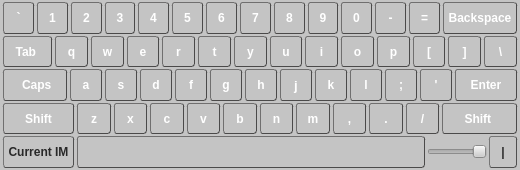
<?xml version="1.0" encoding="UTF-8"?>
<ui version="4.0">
 <class>QVirtualKeyboard</class>
 <widget class="QWidget" name="QVirtualKeyboard">
  <property name="geometry">
   <rect>
    <x>0</x>
    <y>0</y>
    <width>520</width>
    <height>170</height>
   </rect>
  </property>
  <property name="sizePolicy">
   <sizepolicy hsizetype="Preferred" vsizetype="Preferred">
    <horstretch>0</horstretch>
    <verstretch>0</verstretch>
   </sizepolicy>
  </property>
  <property name="minimumSize">
   <size>
    <width>520</width>
    <height>170</height>
   </size>
  </property>
  <property name="windowTitle">
   <string>Form</string>
  </property>
  <property name="styleSheet">
   <string notr="true">QWidget {
	/* Normal */
    background: #C4C4C4;
}

QPushButton {
    min-height: 1.5em;
    font: 1em;
    /*font-weight: bold;*/
    margin: 0 0 0 0;
    color: black;
    background-color: qlineargradient(x1: 0, y1: 0, x2: 0, y2: 1,
                                      stop: 0 #FFFFFF, stop: 1 #B3B3B3);
    border-style: groove;
    border-width: 1px;
	/* We don't want only one border line between buttons */
	border-right: 0px;
    /*border-radius: 1px;*/
	border-color: #8A8A8A;
}

QPushButton:pressed {
    background-color: qlineargradient(x1: 0, y1: 0, x2: 0, y2: 1,
                                      stop: 0 #878787, stop: 1 #AFAFAF);
}

QToolButton {
    font: 1em;
    font-weight: bold;
    margin: 0 1px 0 1px;

	/* Normal */
	color: white;
    border-color: #4b4a4a;
    background-color: qlineargradient(x1: 0, y1: 0, x2: 0, y2: 1,
                                      stop: 0 #707070, stop: 1 #353434);
	/* Glossy */
    /*color: white;
    border-color: #4b4a4a;
	background-color: qlineargradient(x1: 0, y1: 0, x2: 0, y2: 1,
                                      stop: 0 #838085, stop: 0.49 #5D5B5E,
									  stop: 0.5 #49474A, stop: 1 #323133);*/
    border-style: outset;
    border-radius: 3px;
    border-width: 1px;
}

QToolButton:pressed {
	color: white;
	background-color: qlineargradient(x1: 0, y1: 0, x2: 0, y2: 1,
                                      stop: 0 #2D7D00, stop: 1 #7ED403);
}

QToolButton:on {
	color: white;
    background-color: qlineargradient(x1: 0, y1: 0, x2: 0, y2: 1,
                                      stop: 0 #2D7D00, stop: 1 #7ED403);
}
</string>
  </property>
  <layout class="QVBoxLayout" name="verticalLayout">
   <property name="spacing">
    <number>0</number>
   </property>
   <property name="sizeConstraint">
    <enum>QLayout::SetMinAndMaxSize</enum>
   </property>
   <property name="margin">
    <number>2</number>
   </property>
   <item>
    <layout class="QVBoxLayout" name="mainLayout">
     <property name="spacing">
      <number>2</number>
     </property>
     <property name="sizeConstraint">
      <enum>QLayout::SetFixedSize</enum>
     </property>
     <property name="topMargin">
      <number>0</number>
     </property>
     <property name="bottomMargin">
      <number>0</number>
     </property>
     <item>
      <layout class="QHBoxLayout" name="candStrLayout">
       <property name="spacing">
        <number>0</number>
       </property>
      </layout>
     </item>
     <item>
      <layout class="QHBoxLayout" name="horizontalLayout">
       <property name="spacing">
        <number>1</number>
       </property>
       <item>
        <widget class="QToolButton" name="btnTilt">
         <property name="sizePolicy">
          <sizepolicy hsizetype="Expanding" vsizetype="Expanding">
           <horstretch>0</horstretch>
           <verstretch>0</verstretch>
          </sizepolicy>
         </property>
         <property name="font">
          <font>
           <weight>75</weight>
           <italic>false</italic>
           <bold>true</bold>
          </font>
         </property>
         <property name="accessibleName">
          <string>0x60</string>
         </property>
         <property name="text">
          <string>`</string>
         </property>
         <property name="autoRepeat">
          <bool>true</bool>
         </property>
        </widget>
       </item>
       <item>
        <widget class="QToolButton" name="btn1">
         <property name="sizePolicy">
          <sizepolicy hsizetype="Expanding" vsizetype="Expanding">
           <horstretch>0</horstretch>
           <verstretch>0</verstretch>
          </sizepolicy>
         </property>
         <property name="font">
          <font>
           <weight>75</weight>
           <italic>false</italic>
           <bold>true</bold>
          </font>
         </property>
         <property name="accessibleName">
          <string>0x31</string>
         </property>
         <property name="text">
          <string>1</string>
         </property>
         <property name="autoRepeat">
          <bool>true</bool>
         </property>
        </widget>
       </item>
       <item>
        <widget class="QToolButton" name="btn2">
         <property name="sizePolicy">
          <sizepolicy hsizetype="Expanding" vsizetype="Expanding">
           <horstretch>0</horstretch>
           <verstretch>0</verstretch>
          </sizepolicy>
         </property>
         <property name="font">
          <font>
           <weight>75</weight>
           <italic>false</italic>
           <bold>true</bold>
          </font>
         </property>
         <property name="accessibleName">
          <string>0x32</string>
         </property>
         <property name="text">
          <string>2</string>
         </property>
         <property name="autoRepeat">
          <bool>true</bool>
         </property>
        </widget>
       </item>
       <item>
        <widget class="QToolButton" name="btn3">
         <property name="sizePolicy">
          <sizepolicy hsizetype="Expanding" vsizetype="Expanding">
           <horstretch>0</horstretch>
           <verstretch>0</verstretch>
          </sizepolicy>
         </property>
         <property name="font">
          <font>
           <weight>75</weight>
           <italic>false</italic>
           <bold>true</bold>
          </font>
         </property>
         <property name="accessibleName">
          <string>0x33</string>
         </property>
         <property name="text">
          <string>3</string>
         </property>
         <property name="autoRepeat">
          <bool>true</bool>
         </property>
        </widget>
       </item>
       <item>
        <widget class="QToolButton" name="btn4">
         <property name="sizePolicy">
          <sizepolicy hsizetype="Expanding" vsizetype="Expanding">
           <horstretch>0</horstretch>
           <verstretch>0</verstretch>
          </sizepolicy>
         </property>
         <property name="font">
          <font>
           <weight>75</weight>
           <italic>false</italic>
           <bold>true</bold>
          </font>
         </property>
         <property name="accessibleName">
          <string>0x34</string>
         </property>
         <property name="text">
          <string>4</string>
         </property>
         <property name="autoRepeat">
          <bool>true</bool>
         </property>
        </widget>
       </item>
       <item>
        <widget class="QToolButton" name="btn5">
         <property name="sizePolicy">
          <sizepolicy hsizetype="Expanding" vsizetype="Expanding">
           <horstretch>0</horstretch>
           <verstretch>0</verstretch>
          </sizepolicy>
         </property>
         <property name="font">
          <font>
           <weight>75</weight>
           <italic>false</italic>
           <bold>true</bold>
          </font>
         </property>
         <property name="accessibleName">
          <string>0x35</string>
         </property>
         <property name="text">
          <string>5</string>
         </property>
         <property name="autoRepeat">
          <bool>true</bool>
         </property>
        </widget>
       </item>
       <item>
        <widget class="QToolButton" name="btn6">
         <property name="sizePolicy">
          <sizepolicy hsizetype="Expanding" vsizetype="Expanding">
           <horstretch>0</horstretch>
           <verstretch>0</verstretch>
          </sizepolicy>
         </property>
         <property name="font">
          <font>
           <weight>75</weight>
           <italic>false</italic>
           <bold>true</bold>
          </font>
         </property>
         <property name="accessibleName">
          <string>0x36</string>
         </property>
         <property name="text">
          <string>6</string>
         </property>
         <property name="autoRepeat">
          <bool>true</bool>
         </property>
        </widget>
       </item>
       <item>
        <widget class="QToolButton" name="btn7">
         <property name="sizePolicy">
          <sizepolicy hsizetype="Expanding" vsizetype="Expanding">
           <horstretch>0</horstretch>
           <verstretch>0</verstretch>
          </sizepolicy>
         </property>
         <property name="font">
          <font>
           <weight>75</weight>
           <italic>false</italic>
           <bold>true</bold>
          </font>
         </property>
         <property name="accessibleName">
          <string>0x37</string>
         </property>
         <property name="text">
          <string>7</string>
         </property>
         <property name="autoRepeat">
          <bool>true</bool>
         </property>
        </widget>
       </item>
       <item>
        <widget class="QToolButton" name="btn8">
         <property name="sizePolicy">
          <sizepolicy hsizetype="Expanding" vsizetype="Expanding">
           <horstretch>0</horstretch>
           <verstretch>0</verstretch>
          </sizepolicy>
         </property>
         <property name="font">
          <font>
           <weight>75</weight>
           <italic>false</italic>
           <bold>true</bold>
          </font>
         </property>
         <property name="accessibleName">
          <string>0x38</string>
         </property>
         <property name="text">
          <string>8</string>
         </property>
         <property name="autoRepeat">
          <bool>true</bool>
         </property>
        </widget>
       </item>
       <item>
        <widget class="QToolButton" name="btn9">
         <property name="sizePolicy">
          <sizepolicy hsizetype="Expanding" vsizetype="Expanding">
           <horstretch>0</horstretch>
           <verstretch>0</verstretch>
          </sizepolicy>
         </property>
         <property name="font">
          <font>
           <weight>75</weight>
           <italic>false</italic>
           <bold>true</bold>
          </font>
         </property>
         <property name="accessibleName">
          <string>0x39</string>
         </property>
         <property name="text">
          <string>9</string>
         </property>
         <property name="autoRepeat">
          <bool>true</bool>
         </property>
        </widget>
       </item>
       <item>
        <widget class="QToolButton" name="btn0">
         <property name="sizePolicy">
          <sizepolicy hsizetype="Expanding" vsizetype="Expanding">
           <horstretch>0</horstretch>
           <verstretch>0</verstretch>
          </sizepolicy>
         </property>
         <property name="font">
          <font>
           <weight>75</weight>
           <italic>false</italic>
           <bold>true</bold>
          </font>
         </property>
         <property name="accessibleName">
          <string>0x30</string>
         </property>
         <property name="text">
          <string>0</string>
         </property>
         <property name="autoRepeat">
          <bool>true</bool>
         </property>
        </widget>
       </item>
       <item>
        <widget class="QToolButton" name="btnHiphen">
         <property name="sizePolicy">
          <sizepolicy hsizetype="Expanding" vsizetype="Expanding">
           <horstretch>0</horstretch>
           <verstretch>0</verstretch>
          </sizepolicy>
         </property>
         <property name="font">
          <font>
           <weight>75</weight>
           <italic>false</italic>
           <bold>true</bold>
          </font>
         </property>
         <property name="accessibleName">
          <string>0x2d</string>
         </property>
         <property name="text">
          <string>-</string>
         </property>
         <property name="autoRepeat">
          <bool>true</bool>
         </property>
        </widget>
       </item>
       <item>
        <widget class="QToolButton" name="btnAssign">
         <property name="sizePolicy">
          <sizepolicy hsizetype="Expanding" vsizetype="Expanding">
           <horstretch>0</horstretch>
           <verstretch>0</verstretch>
          </sizepolicy>
         </property>
         <property name="font">
          <font>
           <weight>75</weight>
           <italic>false</italic>
           <bold>true</bold>
          </font>
         </property>
         <property name="accessibleName">
          <string>13</string>
         </property>
         <property name="text">
          <string>=</string>
         </property>
         <property name="autoRepeat">
          <bool>true</bool>
         </property>
        </widget>
       </item>
       <item>
        <widget class="QToolButton" name="btnBackSpace">
         <property name="sizePolicy">
          <sizepolicy hsizetype="Expanding" vsizetype="Expanding">
           <horstretch>0</horstretch>
           <verstretch>0</verstretch>
          </sizepolicy>
         </property>
         <property name="font">
          <font>
           <weight>75</weight>
           <italic>false</italic>
           <bold>true</bold>
          </font>
         </property>
         <property name="accessibleName">
          <string>0x01000003</string>
         </property>
         <property name="text">
          <string>Backspace</string>
         </property>
         <property name="autoRepeat">
          <bool>true</bool>
         </property>
        </widget>
       </item>
      </layout>
     </item>
     <item>
      <layout class="QHBoxLayout" name="horizontalLayout_2">
       <property name="spacing">
        <number>1</number>
       </property>
       <item>
        <widget class="QToolButton" name="btnTab">
         <property name="sizePolicy">
          <sizepolicy hsizetype="Expanding" vsizetype="Expanding">
           <horstretch>0</horstretch>
           <verstretch>0</verstretch>
          </sizepolicy>
         </property>
         <property name="font">
          <font>
           <weight>75</weight>
           <italic>false</italic>
           <bold>true</bold>
          </font>
         </property>
         <property name="accessibleName">
          <string>0x01000001</string>
         </property>
         <property name="text">
          <string>  Tab   </string>
         </property>
         <property name="autoRepeat">
          <bool>true</bool>
         </property>
        </widget>
       </item>
       <item>
        <widget class="QToolButton" name="btnQ">
         <property name="sizePolicy">
          <sizepolicy hsizetype="Expanding" vsizetype="Expanding">
           <horstretch>0</horstretch>
           <verstretch>0</verstretch>
          </sizepolicy>
         </property>
         <property name="font">
          <font>
           <weight>75</weight>
           <italic>false</italic>
           <bold>true</bold>
          </font>
         </property>
         <property name="accessibleName">
          <string>0x71</string>
         </property>
         <property name="text">
          <string>q</string>
         </property>
         <property name="autoRepeat">
          <bool>true</bool>
         </property>
        </widget>
       </item>
       <item>
        <widget class="QToolButton" name="btnW">
         <property name="sizePolicy">
          <sizepolicy hsizetype="Expanding" vsizetype="Expanding">
           <horstretch>0</horstretch>
           <verstretch>0</verstretch>
          </sizepolicy>
         </property>
         <property name="font">
          <font>
           <weight>75</weight>
           <italic>false</italic>
           <bold>true</bold>
          </font>
         </property>
         <property name="accessibleName">
          <string>0x77</string>
         </property>
         <property name="text">
          <string>w</string>
         </property>
         <property name="autoRepeat">
          <bool>true</bool>
         </property>
        </widget>
       </item>
       <item>
        <widget class="QToolButton" name="btnE">
         <property name="sizePolicy">
          <sizepolicy hsizetype="Expanding" vsizetype="Expanding">
           <horstretch>0</horstretch>
           <verstretch>0</verstretch>
          </sizepolicy>
         </property>
         <property name="font">
          <font>
           <weight>75</weight>
           <italic>false</italic>
           <bold>true</bold>
          </font>
         </property>
         <property name="accessibleName">
          <string>0x65</string>
         </property>
         <property name="text">
          <string>e</string>
         </property>
         <property name="autoRepeat">
          <bool>true</bool>
         </property>
        </widget>
       </item>
       <item>
        <widget class="QToolButton" name="btnR">
         <property name="sizePolicy">
          <sizepolicy hsizetype="Expanding" vsizetype="Expanding">
           <horstretch>0</horstretch>
           <verstretch>0</verstretch>
          </sizepolicy>
         </property>
         <property name="font">
          <font>
           <weight>75</weight>
           <italic>false</italic>
           <bold>true</bold>
          </font>
         </property>
         <property name="accessibleName">
          <string>0x72</string>
         </property>
         <property name="text">
          <string>r</string>
         </property>
         <property name="autoRepeat">
          <bool>true</bool>
         </property>
        </widget>
       </item>
       <item>
        <widget class="QToolButton" name="btnT">
         <property name="sizePolicy">
          <sizepolicy hsizetype="Expanding" vsizetype="Expanding">
           <horstretch>0</horstretch>
           <verstretch>0</verstretch>
          </sizepolicy>
         </property>
         <property name="font">
          <font>
           <weight>75</weight>
           <italic>false</italic>
           <bold>true</bold>
          </font>
         </property>
         <property name="accessibleName">
          <string>0x74</string>
         </property>
         <property name="text">
          <string>t</string>
         </property>
         <property name="autoRepeat">
          <bool>true</bool>
         </property>
        </widget>
       </item>
       <item>
        <widget class="QToolButton" name="btnY">
         <property name="sizePolicy">
          <sizepolicy hsizetype="Expanding" vsizetype="Expanding">
           <horstretch>0</horstretch>
           <verstretch>0</verstretch>
          </sizepolicy>
         </property>
         <property name="font">
          <font>
           <weight>75</weight>
           <italic>false</italic>
           <bold>true</bold>
          </font>
         </property>
         <property name="accessibleName">
          <string>0x79</string>
         </property>
         <property name="text">
          <string>y</string>
         </property>
         <property name="autoRepeat">
          <bool>true</bool>
         </property>
        </widget>
       </item>
       <item>
        <widget class="QToolButton" name="btnU">
         <property name="sizePolicy">
          <sizepolicy hsizetype="Expanding" vsizetype="Expanding">
           <horstretch>0</horstretch>
           <verstretch>0</verstretch>
          </sizepolicy>
         </property>
         <property name="font">
          <font>
           <weight>75</weight>
           <italic>false</italic>
           <bold>true</bold>
          </font>
         </property>
         <property name="accessibleName">
          <string>0x75</string>
         </property>
         <property name="text">
          <string>u</string>
         </property>
         <property name="autoRepeat">
          <bool>true</bool>
         </property>
        </widget>
       </item>
       <item>
        <widget class="QToolButton" name="btnI">
         <property name="sizePolicy">
          <sizepolicy hsizetype="Expanding" vsizetype="Expanding">
           <horstretch>0</horstretch>
           <verstretch>0</verstretch>
          </sizepolicy>
         </property>
         <property name="font">
          <font>
           <weight>75</weight>
           <italic>false</italic>
           <bold>true</bold>
          </font>
         </property>
         <property name="accessibleName">
          <string>0x69</string>
         </property>
         <property name="text">
          <string>i</string>
         </property>
         <property name="autoRepeat">
          <bool>true</bool>
         </property>
        </widget>
       </item>
       <item>
        <widget class="QToolButton" name="btnO">
         <property name="sizePolicy">
          <sizepolicy hsizetype="Expanding" vsizetype="Expanding">
           <horstretch>0</horstretch>
           <verstretch>0</verstretch>
          </sizepolicy>
         </property>
         <property name="font">
          <font>
           <weight>75</weight>
           <italic>false</italic>
           <bold>true</bold>
          </font>
         </property>
         <property name="accessibleName">
          <string>0x6f</string>
         </property>
         <property name="text">
          <string>o</string>
         </property>
         <property name="autoRepeat">
          <bool>true</bool>
         </property>
        </widget>
       </item>
       <item>
        <widget class="QToolButton" name="btnP">
         <property name="sizePolicy">
          <sizepolicy hsizetype="Expanding" vsizetype="Expanding">
           <horstretch>0</horstretch>
           <verstretch>0</verstretch>
          </sizepolicy>
         </property>
         <property name="font">
          <font>
           <weight>75</weight>
           <italic>false</italic>
           <bold>true</bold>
          </font>
         </property>
         <property name="accessibleName">
          <string>0x70</string>
         </property>
         <property name="text">
          <string>p</string>
         </property>
         <property name="autoRepeat">
          <bool>true</bool>
         </property>
        </widget>
       </item>
       <item>
        <widget class="QToolButton" name="btnStartSquare">
         <property name="sizePolicy">
          <sizepolicy hsizetype="Expanding" vsizetype="Expanding">
           <horstretch>0</horstretch>
           <verstretch>0</verstretch>
          </sizepolicy>
         </property>
         <property name="font">
          <font>
           <weight>75</weight>
           <italic>false</italic>
           <bold>true</bold>
          </font>
         </property>
         <property name="accessibleName">
          <string>0x5b</string>
         </property>
         <property name="text">
          <string>[</string>
         </property>
         <property name="autoRepeat">
          <bool>true</bool>
         </property>
        </widget>
       </item>
       <item>
        <widget class="QToolButton" name="btnCloseSquare">
         <property name="sizePolicy">
          <sizepolicy hsizetype="Expanding" vsizetype="Expanding">
           <horstretch>0</horstretch>
           <verstretch>0</verstretch>
          </sizepolicy>
         </property>
         <property name="font">
          <font>
           <weight>75</weight>
           <italic>false</italic>
           <bold>true</bold>
          </font>
         </property>
         <property name="accessibleName">
          <string>0x5d</string>
         </property>
         <property name="text">
          <string>]</string>
         </property>
         <property name="autoRepeat">
          <bool>true</bool>
         </property>
        </widget>
       </item>
       <item>
        <widget class="QToolButton" name="btnBckSlash">
         <property name="sizePolicy">
          <sizepolicy hsizetype="Expanding" vsizetype="Expanding">
           <horstretch>0</horstretch>
           <verstretch>0</verstretch>
          </sizepolicy>
         </property>
         <property name="font">
          <font>
           <weight>75</weight>
           <italic>false</italic>
           <bold>true</bold>
          </font>
         </property>
         <property name="accessibleName">
          <string>0x5c</string>
         </property>
         <property name="text">
          <string>\</string>
         </property>
         <property name="autoRepeat">
          <bool>true</bool>
         </property>
        </widget>
       </item>
      </layout>
     </item>
     <item>
      <layout class="QHBoxLayout" name="horizontalLayout_3">
       <property name="spacing">
        <number>1</number>
       </property>
       <item>
        <widget class="QToolButton" name="btnCaps">
         <property name="sizePolicy">
          <sizepolicy hsizetype="Expanding" vsizetype="Expanding">
           <horstretch>0</horstretch>
           <verstretch>0</verstretch>
          </sizepolicy>
         </property>
         <property name="font">
          <font>
           <weight>75</weight>
           <italic>false</italic>
           <bold>true</bold>
          </font>
         </property>
         <property name="accessibleName">
          <string>0x01000024</string>
         </property>
         <property name="text">
          <string>    Caps   </string>
         </property>
         <property name="checkable">
          <bool>true</bool>
         </property>
         <property name="autoRepeat">
          <bool>true</bool>
         </property>
        </widget>
       </item>
       <item>
        <widget class="QToolButton" name="btnA">
         <property name="sizePolicy">
          <sizepolicy hsizetype="Expanding" vsizetype="Expanding">
           <horstretch>0</horstretch>
           <verstretch>0</verstretch>
          </sizepolicy>
         </property>
         <property name="font">
          <font>
           <weight>75</weight>
           <italic>false</italic>
           <bold>true</bold>
          </font>
         </property>
         <property name="accessibleName">
          <string>0x61</string>
         </property>
         <property name="text">
          <string>a</string>
         </property>
         <property name="autoRepeat">
          <bool>true</bool>
         </property>
        </widget>
       </item>
       <item>
        <widget class="QToolButton" name="btnS">
         <property name="sizePolicy">
          <sizepolicy hsizetype="Expanding" vsizetype="Expanding">
           <horstretch>0</horstretch>
           <verstretch>0</verstretch>
          </sizepolicy>
         </property>
         <property name="font">
          <font>
           <weight>75</weight>
           <italic>false</italic>
           <bold>true</bold>
          </font>
         </property>
         <property name="accessibleName">
          <string>0x73</string>
         </property>
         <property name="text">
          <string>s</string>
         </property>
         <property name="autoRepeat">
          <bool>true</bool>
         </property>
        </widget>
       </item>
       <item>
        <widget class="QToolButton" name="btnD">
         <property name="sizePolicy">
          <sizepolicy hsizetype="Expanding" vsizetype="Expanding">
           <horstretch>0</horstretch>
           <verstretch>0</verstretch>
          </sizepolicy>
         </property>
         <property name="font">
          <font>
           <weight>75</weight>
           <italic>false</italic>
           <bold>true</bold>
          </font>
         </property>
         <property name="accessibleName">
          <string>0x64</string>
         </property>
         <property name="text">
          <string>d</string>
         </property>
         <property name="autoRepeat">
          <bool>true</bool>
         </property>
        </widget>
       </item>
       <item>
        <widget class="QToolButton" name="btnF">
         <property name="sizePolicy">
          <sizepolicy hsizetype="Expanding" vsizetype="Expanding">
           <horstretch>0</horstretch>
           <verstretch>0</verstretch>
          </sizepolicy>
         </property>
         <property name="font">
          <font>
           <weight>75</weight>
           <italic>false</italic>
           <bold>true</bold>
          </font>
         </property>
         <property name="accessibleName">
          <string>0x66</string>
         </property>
         <property name="text">
          <string>f</string>
         </property>
         <property name="autoRepeat">
          <bool>true</bool>
         </property>
        </widget>
       </item>
       <item>
        <widget class="QToolButton" name="btnG">
         <property name="sizePolicy">
          <sizepolicy hsizetype="Expanding" vsizetype="Expanding">
           <horstretch>0</horstretch>
           <verstretch>0</verstretch>
          </sizepolicy>
         </property>
         <property name="font">
          <font>
           <weight>75</weight>
           <italic>false</italic>
           <bold>true</bold>
          </font>
         </property>
         <property name="accessibleName">
          <string>0x67</string>
         </property>
         <property name="text">
          <string>g</string>
         </property>
         <property name="autoRepeat">
          <bool>true</bool>
         </property>
        </widget>
       </item>
       <item>
        <widget class="QToolButton" name="btnH">
         <property name="sizePolicy">
          <sizepolicy hsizetype="Expanding" vsizetype="Expanding">
           <horstretch>0</horstretch>
           <verstretch>0</verstretch>
          </sizepolicy>
         </property>
         <property name="font">
          <font>
           <weight>75</weight>
           <italic>false</italic>
           <bold>true</bold>
          </font>
         </property>
         <property name="accessibleName">
          <string>0x68</string>
         </property>
         <property name="text">
          <string>h</string>
         </property>
         <property name="autoRepeat">
          <bool>true</bool>
         </property>
        </widget>
       </item>
       <item>
        <widget class="QToolButton" name="btnJ">
         <property name="sizePolicy">
          <sizepolicy hsizetype="Expanding" vsizetype="Expanding">
           <horstretch>0</horstretch>
           <verstretch>0</verstretch>
          </sizepolicy>
         </property>
         <property name="font">
          <font>
           <pointsize>10</pointsize>
           <weight>75</weight>
           <italic>false</italic>
           <bold>true</bold>
          </font>
         </property>
         <property name="accessibleName">
          <string>0x6a</string>
         </property>
         <property name="text">
          <string>j</string>
         </property>
         <property name="autoRepeat">
          <bool>true</bool>
         </property>
        </widget>
       </item>
       <item>
        <widget class="QToolButton" name="btnK">
         <property name="sizePolicy">
          <sizepolicy hsizetype="Expanding" vsizetype="Expanding">
           <horstretch>0</horstretch>
           <verstretch>0</verstretch>
          </sizepolicy>
         </property>
         <property name="font">
          <font>
           <weight>75</weight>
           <italic>false</italic>
           <bold>true</bold>
          </font>
         </property>
         <property name="accessibleName">
          <string>0x6b</string>
         </property>
         <property name="text">
          <string>k</string>
         </property>
         <property name="autoRepeat">
          <bool>true</bool>
         </property>
        </widget>
       </item>
       <item>
        <widget class="QToolButton" name="btnL">
         <property name="sizePolicy">
          <sizepolicy hsizetype="Expanding" vsizetype="Expanding">
           <horstretch>0</horstretch>
           <verstretch>0</verstretch>
          </sizepolicy>
         </property>
         <property name="font">
          <font>
           <weight>75</weight>
           <italic>false</italic>
           <bold>true</bold>
          </font>
         </property>
         <property name="accessibleName">
          <string>0x6c</string>
         </property>
         <property name="text">
          <string>l</string>
         </property>
         <property name="autoRepeat">
          <bool>true</bool>
         </property>
        </widget>
       </item>
       <item>
        <widget class="QToolButton" name="btnSemiColon">
         <property name="sizePolicy">
          <sizepolicy hsizetype="Expanding" vsizetype="Expanding">
           <horstretch>0</horstretch>
           <verstretch>0</verstretch>
          </sizepolicy>
         </property>
         <property name="font">
          <font>
           <weight>75</weight>
           <italic>false</italic>
           <bold>true</bold>
          </font>
         </property>
         <property name="accessibleName">
          <string>0x3b</string>
         </property>
         <property name="text">
          <string>;</string>
         </property>
         <property name="autoRepeat">
          <bool>true</bool>
         </property>
        </widget>
       </item>
       <item>
        <widget class="QToolButton" name="btnSp">
         <property name="sizePolicy">
          <sizepolicy hsizetype="Expanding" vsizetype="Expanding">
           <horstretch>0</horstretch>
           <verstretch>0</verstretch>
          </sizepolicy>
         </property>
         <property name="font">
          <font>
           <weight>75</weight>
           <italic>false</italic>
           <bold>true</bold>
          </font>
         </property>
         <property name="accessibleName">
          <string>0x27</string>
         </property>
         <property name="text">
          <string>'</string>
         </property>
         <property name="autoRepeat">
          <bool>true</bool>
         </property>
        </widget>
       </item>
       <item>
        <widget class="QToolButton" name="btnReturn">
         <property name="sizePolicy">
          <sizepolicy hsizetype="Expanding" vsizetype="Expanding">
           <horstretch>0</horstretch>
           <verstretch>0</verstretch>
          </sizepolicy>
         </property>
         <property name="font">
          <font>
           <weight>75</weight>
           <italic>false</italic>
           <bold>true</bold>
          </font>
         </property>
         <property name="accessibleName">
          <string>0x01000004</string>
         </property>
         <property name="text">
          <string>   Enter   </string>
         </property>
         <property name="autoRepeat">
          <bool>true</bool>
         </property>
        </widget>
       </item>
      </layout>
     </item>
     <item>
      <layout class="QHBoxLayout" name="horizontalLayout_4">
       <property name="spacing">
        <number>1</number>
       </property>
       <item>
        <widget class="QToolButton" name="btnShiftLeft">
         <property name="sizePolicy">
          <sizepolicy hsizetype="Expanding" vsizetype="Expanding">
           <horstretch>0</horstretch>
           <verstretch>0</verstretch>
          </sizepolicy>
         </property>
         <property name="font">
          <font>
           <weight>75</weight>
           <italic>false</italic>
           <bold>true</bold>
          </font>
         </property>
         <property name="accessibleName">
          <string>0x01000020</string>
         </property>
         <property name="text">
          <string>     Shift     </string>
         </property>
         <property name="checkable">
          <bool>true</bool>
         </property>
         <property name="autoRepeat">
          <bool>true</bool>
         </property>
        </widget>
       </item>
       <item>
        <widget class="QToolButton" name="btnZ">
         <property name="sizePolicy">
          <sizepolicy hsizetype="Expanding" vsizetype="Expanding">
           <horstretch>0</horstretch>
           <verstretch>0</verstretch>
          </sizepolicy>
         </property>
         <property name="font">
          <font>
           <weight>75</weight>
           <italic>false</italic>
           <bold>true</bold>
          </font>
         </property>
         <property name="accessibleName">
          <string>0x7a</string>
         </property>
         <property name="text">
          <string>z</string>
         </property>
         <property name="autoRepeat">
          <bool>true</bool>
         </property>
        </widget>
       </item>
       <item>
        <widget class="QToolButton" name="btnX">
         <property name="sizePolicy">
          <sizepolicy hsizetype="Expanding" vsizetype="Expanding">
           <horstretch>0</horstretch>
           <verstretch>0</verstretch>
          </sizepolicy>
         </property>
         <property name="font">
          <font>
           <weight>75</weight>
           <italic>false</italic>
           <bold>true</bold>
          </font>
         </property>
         <property name="accessibleName">
          <string>0x78</string>
         </property>
         <property name="text">
          <string>x</string>
         </property>
         <property name="autoRepeat">
          <bool>true</bool>
         </property>
        </widget>
       </item>
       <item>
        <widget class="QToolButton" name="btnC">
         <property name="sizePolicy">
          <sizepolicy hsizetype="Expanding" vsizetype="Expanding">
           <horstretch>0</horstretch>
           <verstretch>0</verstretch>
          </sizepolicy>
         </property>
         <property name="font">
          <font>
           <weight>75</weight>
           <italic>false</italic>
           <bold>true</bold>
          </font>
         </property>
         <property name="accessibleName">
          <string>0x63</string>
         </property>
         <property name="text">
          <string>c</string>
         </property>
         <property name="autoRepeat">
          <bool>true</bool>
         </property>
        </widget>
       </item>
       <item>
        <widget class="QToolButton" name="btnV">
         <property name="sizePolicy">
          <sizepolicy hsizetype="Expanding" vsizetype="Expanding">
           <horstretch>0</horstretch>
           <verstretch>0</verstretch>
          </sizepolicy>
         </property>
         <property name="font">
          <font>
           <weight>75</weight>
           <italic>false</italic>
           <bold>true</bold>
          </font>
         </property>
         <property name="accessibleName">
          <string>0x76</string>
         </property>
         <property name="text">
          <string>v</string>
         </property>
         <property name="autoRepeat">
          <bool>true</bool>
         </property>
        </widget>
       </item>
       <item>
        <widget class="QToolButton" name="btnB">
         <property name="sizePolicy">
          <sizepolicy hsizetype="Expanding" vsizetype="Expanding">
           <horstretch>0</horstretch>
           <verstretch>0</verstretch>
          </sizepolicy>
         </property>
         <property name="font">
          <font>
           <weight>75</weight>
           <italic>false</italic>
           <bold>true</bold>
          </font>
         </property>
         <property name="accessibleName">
          <string>0x62</string>
         </property>
         <property name="text">
          <string>b</string>
         </property>
         <property name="autoRepeat">
          <bool>true</bool>
         </property>
        </widget>
       </item>
       <item>
        <widget class="QToolButton" name="btnN">
         <property name="sizePolicy">
          <sizepolicy hsizetype="Expanding" vsizetype="Expanding">
           <horstretch>0</horstretch>
           <verstretch>0</verstretch>
          </sizepolicy>
         </property>
         <property name="font">
          <font>
           <weight>75</weight>
           <italic>false</italic>
           <bold>true</bold>
          </font>
         </property>
         <property name="accessibleName">
          <string>0x6e</string>
         </property>
         <property name="text">
          <string>n</string>
         </property>
         <property name="autoRepeat">
          <bool>true</bool>
         </property>
        </widget>
       </item>
       <item>
        <widget class="QToolButton" name="btnM">
         <property name="sizePolicy">
          <sizepolicy hsizetype="Expanding" vsizetype="Expanding">
           <horstretch>0</horstretch>
           <verstretch>0</verstretch>
          </sizepolicy>
         </property>
         <property name="font">
          <font>
           <weight>75</weight>
           <italic>false</italic>
           <bold>true</bold>
          </font>
         </property>
         <property name="accessibleName">
          <string>0x6d</string>
         </property>
         <property name="text">
          <string>m</string>
         </property>
         <property name="autoRepeat">
          <bool>true</bool>
         </property>
        </widget>
       </item>
       <item>
        <widget class="QToolButton" name="btnComma">
         <property name="sizePolicy">
          <sizepolicy hsizetype="Expanding" vsizetype="Expanding">
           <horstretch>0</horstretch>
           <verstretch>0</verstretch>
          </sizepolicy>
         </property>
         <property name="font">
          <font>
           <weight>75</weight>
           <italic>false</italic>
           <bold>true</bold>
          </font>
         </property>
         <property name="accessibleName">
          <string>0x2c</string>
         </property>
         <property name="text">
          <string>,</string>
         </property>
         <property name="autoRepeat">
          <bool>true</bool>
         </property>
        </widget>
       </item>
       <item>
        <widget class="QToolButton" name="btnPeriod">
         <property name="sizePolicy">
          <sizepolicy hsizetype="Expanding" vsizetype="Expanding">
           <horstretch>0</horstretch>
           <verstretch>0</verstretch>
          </sizepolicy>
         </property>
         <property name="font">
          <font>
           <weight>75</weight>
           <italic>false</italic>
           <bold>true</bold>
          </font>
         </property>
         <property name="accessibleName">
          <string>0x2e</string>
         </property>
         <property name="text">
          <string>.</string>
         </property>
         <property name="autoRepeat">
          <bool>true</bool>
         </property>
        </widget>
       </item>
       <item>
        <widget class="QToolButton" name="btnSlash">
         <property name="sizePolicy">
          <sizepolicy hsizetype="Expanding" vsizetype="Expanding">
           <horstretch>0</horstretch>
           <verstretch>0</verstretch>
          </sizepolicy>
         </property>
         <property name="font">
          <font>
           <weight>75</weight>
           <italic>false</italic>
           <bold>true</bold>
          </font>
         </property>
         <property name="accessibleName">
          <string>0x2f</string>
         </property>
         <property name="text">
          <string>/</string>
         </property>
         <property name="autoRepeat">
          <bool>true</bool>
         </property>
        </widget>
       </item>
       <item>
        <widget class="QToolButton" name="btnShiftRight">
         <property name="sizePolicy">
          <sizepolicy hsizetype="Expanding" vsizetype="Expanding">
           <horstretch>0</horstretch>
           <verstretch>0</verstretch>
          </sizepolicy>
         </property>
         <property name="font">
          <font>
           <weight>75</weight>
           <italic>false</italic>
           <bold>true</bold>
          </font>
         </property>
         <property name="accessibleName">
          <string>0x01000020</string>
         </property>
         <property name="text">
          <string>     Shift      </string>
         </property>
         <property name="checkable">
          <bool>true</bool>
         </property>
         <property name="autoRepeat">
          <bool>true</bool>
         </property>
        </widget>
       </item>
      </layout>
     </item>
     <item>
      <layout class="QHBoxLayout" name="horizontalLayout_5">
       <property name="spacing">
        <number>1</number>
       </property>
       <item>
        <widget class="QToolButton" name="btnIMToggle">
         <property name="sizePolicy">
          <sizepolicy hsizetype="Minimum" vsizetype="Minimum">
           <horstretch>0</horstretch>
           <verstretch>0</verstretch>
          </sizepolicy>
         </property>
         <property name="minimumSize">
          <size>
           <width>60</width>
           <height>25</height>
          </size>
         </property>
         <property name="font">
          <font>
           <weight>75</weight>
           <italic>false</italic>
           <bold>true</bold>
          </font>
         </property>
         <property name="styleSheet">
          <string notr="true">QToolButton {
    min-height: 1.5em;
    font: 1em;
    font-weight: bold;
    margin: 0 1px 0 1px;
    color: #292929;
    background-color: qlineargradient(x1: 0, y1: 0, x2: 0, y2: 1,
                                      stop: 0 #FFFFFF, stop: 0.7 #B3B3B3);
    border-style: outset;
    border-radius: 3px;
    border-width: 1px;
	border-color: #4F4F4F;
}

QToolButton:pressed {
	color: white;
	background-color: qlineargradient(x1: 0, y1: 0, x2: 0, y2: 1,
                                      stop: 0 #2D7D00, stop: 1 #7ED403);
}
</string>
         </property>
         <property name="text">
          <string>Current IM</string>
         </property>
        </widget>
       </item>
       <item>
        <widget class="QToolButton" name="btnSpace">
         <property name="sizePolicy">
          <sizepolicy hsizetype="MinimumExpanding" vsizetype="Expanding">
           <horstretch>0</horstretch>
           <verstretch>0</verstretch>
          </sizepolicy>
         </property>
         <property name="font">
          <font>
           <weight>75</weight>
           <italic>false</italic>
           <bold>true</bold>
          </font>
         </property>
         <property name="accessibleName">
          <string>0x20</string>
         </property>
         <property name="text">
          <string/>
         </property>
         <property name="autoRepeat">
          <bool>true</bool>
         </property>
        </widget>
       </item>
       <item>
        <widget class="QSlider" name="opacitySlide">
         <property name="sizePolicy">
          <sizepolicy hsizetype="Minimum" vsizetype="Fixed">
           <horstretch>0</horstretch>
           <verstretch>0</verstretch>
          </sizepolicy>
         </property>
         <property name="maximumSize">
          <size>
           <width>60</width>
           <height>16777215</height>
          </size>
         </property>
         <property name="orientation">
          <enum>Qt::Horizontal</enum>
         </property>
         <property name="invertedAppearance">
          <bool>true</bool>
         </property>
        </widget>
       </item>
       <item>
        <widget class="QToolButton" name="btnLoc">
         <property name="sizePolicy">
          <sizepolicy hsizetype="Minimum" vsizetype="Minimum">
           <horstretch>0</horstretch>
           <verstretch>0</verstretch>
          </sizepolicy>
         </property>
         <property name="minimumSize">
          <size>
           <width>30</width>
           <height>25</height>
          </size>
         </property>
         <property name="font">
          <font>
           <weight>75</weight>
           <italic>false</italic>
           <bold>true</bold>
          </font>
         </property>
         <property name="styleSheet">
          <string notr="true">QToolButton {
    min-height: 1.5em;
    font: 1em;
    font-weight: bold;
    margin: 0 1px 0 1px;
    color: #292929;
    background-color: qlineargradient(x1: 0, y1: 0, x2: 0, y2: 1,
                                      stop: 0 #FFFFFF, stop: 0.7 #B3B3B3);
    border-style: outset;
    border-radius: 3px;
    border-width: 1px;
	border-color: #4F4F4F;
}

QToolButton:pressed {
	color: white;
	background-color: qlineargradient(x1: 0, y1: 0, x2: 0, y2: 1,
                                      stop: 0 #2D7D00, stop: 1 #7ED403);
}
</string>
         </property>
         <property name="text">
          <string>|</string>
         </property>
         <property name="checkable">
          <bool>true</bool>
         </property>
         <property name="autoRepeat">
          <bool>true</bool>
         </property>
        </widget>
       </item>
      </layout>
     </item>
    </layout>
   </item>
  </layout>
 </widget>
 <resources/>
 <connections/>
</ui>
